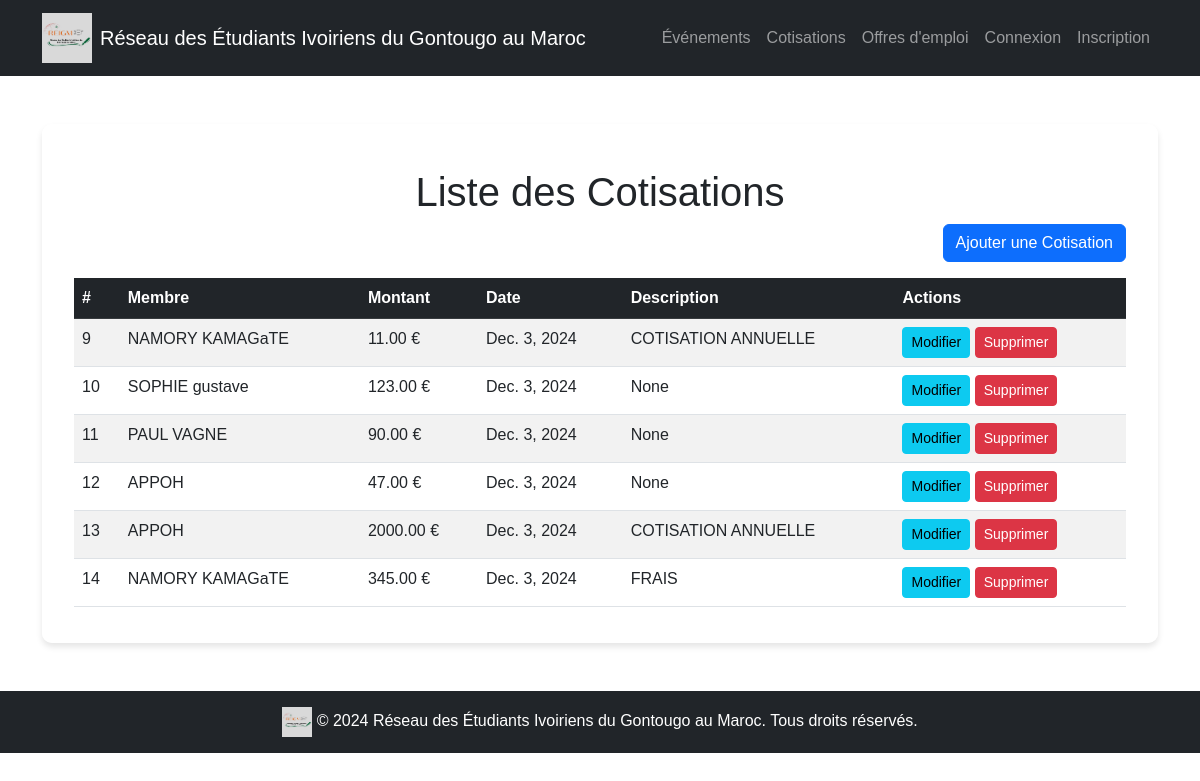
Screenshot of /contributions/view/ with the database file from the repository.
### core/models.py (models this page shows, shortened)
class Contribution(models.Model):
    member = models.ForeignKey(Member, on_delete=models.CASCADE, related_name='contributions')
    amount = models.DecimalField(max_digits=10, decimal_places=2)
    date = models.DateField(auto_now_add=True)
    description = models.TextField(blank=True, null=True)

class Member(models.Model):
    name = models.CharField(max_length=100)
    email = models.EmailField(unique=True)
    phone = models.CharField(max_length=15, blank=True, null=True)

### core/views.py (the view)
# urls.py: path('contributions/view/', views.contribution_list_view, name='contribution_list_view'),  # Vue HTML
def contribution_list_view(request):
    contributions = Contribution.objects.all()
    return render(request, 'core/contribution_list.html', {'contributions': contributions})

### core/templates/core/contribution_list.html (shortened to what this page needs)
{% extends 'core/base.html' %}
{% block content %}
<div class="container mt-4">
    <h1 class="text-center">Liste des Cotisations</h1>
    <div class="text-end mb-3">
        <a href="{% url 'contribution_add' %}" class="btn btn-primary">Ajouter une Cotisation</a>
    </div>
    <table class="table table-striped table-hover">
        <thead class="table-dark">
            <tr>
                <th>#</th>
                <th>Membre</th>
                <th>Montant</th>
                <th>Date</th>
                <th>Description</th>
                <th>Actions</th>
            </tr>
        </thead>
        <tbody>
            {% for contribution in contributions %}
            <tr>
                <td>{{ contribution.id }}</td>
                <td>{{ contribution.member.name }}</td>
                <td>{{ contribution.amount }} €</td>
                <td>{{ contribution.date }}</td>
                <td>{{ contribution.description }}</td>
                <td>
                    <a href="{% url 'contribution_edit' contribution.id %}" class="btn btn-info btn-sm">Modifier</a>
                    <a href="{% url 'contribution_delete' contribution.id %}" class="btn btn-danger btn-sm">Supprimer</a>
                </td>
            </tr>
            {% empty %}
            <tr>
                <td colspan="6" class="text-center">Aucune cotisation trouvée.</td>
            </tr>
            {% endfor %}
        </tbody>
    </table>
</div>
{% endblock %}

### core/templates/core/base.html (shortened to what this page needs)
{% load static %}
<!DOCTYPE html>
<html lang="en">
<head>
    <link href="https://cdnjs.cloudflare.com/ajax/libs/font-awesome/6.0.0/css/all.min.css" rel="stylesheet">
    <link href="https://cdnjs.cloudflare.com/ajax/libs/animate.css/4.1.1/animate.min.css" rel="stylesheet" >
    <link href="https://cdn.jsdelivr.net/npm/bootstrap@5.3.0/dist/css/bootstrap.min.css" rel="stylesheet">
    <link rel="stylesheet" href="{% static 'css/style.css' %}">
</head>
<body>
    <nav class="navbar navbar-expand-lg navbar-dark bg-dark">
    <div class="container">
        <a class="navbar-brand d-flex align-items-center" href="{% url 'home' %}">
            <img src="{% static 'images/logo_asso.jpeg' %}" alt="Logo" class="me-2" style="height: 50px;">
            Réseau des Étudiants Ivoiriens du Gontougo au Maroc
        </a>
        <div class="collapse navbar-collapse" id="navbarNav">
            <ul class="navbar-nav ms-auto">
                <li class="nav-item">
                    <a class="nav-link" href="{% url 'event_list' %}">Événements</a>
                </li>
                <li class="nav-item">
                    <a class="nav-link" href="{% url 'contribution_list_view' %}">Cotisations</a>
                </li>
                <li class="nav-item">
                    <a class="nav-link" href="{% url 'job_offer_list' %}">Offres d'emploi</a>
                </li>
                {% if user.is_authenticated %}
                    <li class="nav-item">
                        <a class="nav-link" href="{% url 'dashboard' %}">Tableau de Bord</a>
                    </li>
                    <li class="nav-item">
                        <a class="nav-link" href="{% url 'update_profile' %}">Mon Profil</a>
                    </li>
                    <li class="nav-item">
                        <form method="POST" action="{% url 'logout' %}">
    {% csrf_token %}
    <button type="submit" class="btn btn-danger nav-link">Déconnexion</button>
</form>
                    </li>
                {% else %}
                    <li class="nav-item">
                        <a class="nav-link" href="{% url 'login' %}">Connexion</a>
                    </li>
                    <li class="nav-item">
                        <a class="nav-link" href="{% url 'register' %}">Inscription</a>
                    </li>
                {% endif %}
            </ul>
        </div>
    </div>
</nav>
    <div class="container my-5">
        <div class="content-container">
        {% block content %}
        {% endblock %}
                </div>
    </div>
    <footer class="bg-dark text-white text-center py-3">
    <img src="{% static 'images/logo_asso.jpeg' %}" alt="Logo" style="height: 30px;">
    &copy; 2024 Réseau des Étudiants Ivoiriens du Gontougo au Maroc. Tous droits réservés.
</footer>
</body>
</html>

### core/static/css/style.css (style rules this page uses)
.content-container { background: rgba(255, 255, 255, 0.8); border-radius: 10px; padding: 20px; box-shadow: 0 4px 6px rgba(0, 0, 0, 0.1); }

### rows the page displays
Contribution: id "9", member.name "NAMORY KAMAGaTE", amount "11.00", date "Dec. 3, 2024", description "COTISATION ANNUELLE"
Contribution: id "10", member.name "SOPHIE gustave", amount "123.00", date "Dec. 3, 2024", description "None"
Contribution: id "11", member.name "PAUL VAGNE", amount "90.00", date "Dec. 3, 2024", description "None"
Contribution: id "12", member.name "APPOH", amount "47.00", date "Dec. 3, 2024", description "None"
Contribution: id "13", member.name "APPOH", amount "2000.00", date "Dec. 3, 2024", description "COTISATION ANNUELLE"
Contribution: id "14", member.name "NAMORY KAMAGaTE", amount "345.00", date "Dec. 3, 2024", description "FRAIS"
